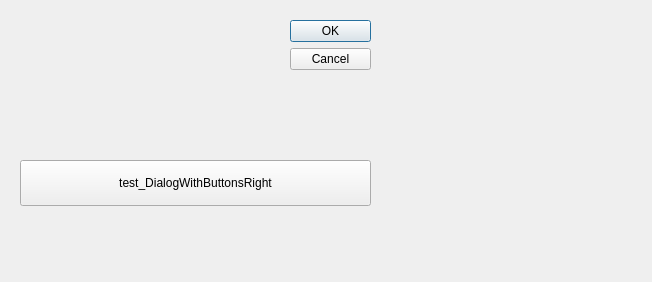
<?xml version="1.0" encoding="UTF-8"?>
<ui version="4.0">
 <class>Dialog3</class>
 <widget class="QDialog" name="Dialog3">
  <property name="geometry">
   <rect>
    <x>0</x>
    <y>0</y>
    <width>652</width>
    <height>282</height>
   </rect>
  </property>
  <property name="windowTitle">
   <string>Dialog</string>
  </property>
  <widget class="QDialogButtonBox" name="buttonBox">
   <property name="geometry">
    <rect>
     <x>290</x>
     <y>20</y>
     <width>81</width>
     <height>241</height>
    </rect>
   </property>
   <property name="orientation">
    <enum>Qt::Vertical</enum>
   </property>
   <property name="standardButtons">
    <set>QDialogButtonBox::Cancel|QDialogButtonBox::Ok</set>
   </property>
  </widget>
  <widget class="QPushButton" name="pushButton">
   <property name="geometry">
    <rect>
     <x>20</x>
     <y>160</y>
     <width>351</width>
     <height>46</height>
    </rect>
   </property>
   <property name="text">
    <string>test_DialogWithButtonsRight</string>
   </property>
  </widget>
 </widget>
 <resources/>
 <connections>
  <connection>
   <sender>buttonBox</sender>
   <signal>accepted()</signal>
   <receiver>Dialog3</receiver>
   <slot>accept()</slot>
   <hints>
    <hint type="sourcelabel">
     <x>248</x>
     <y>254</y>
    </hint>
    <hint type="destinationlabel">
     <x>157</x>
     <y>274</y>
    </hint>
   </hints>
  </connection>
  <connection>
   <sender>buttonBox</sender>
   <signal>rejected()</signal>
   <receiver>Dialog3</receiver>
   <slot>reject()</slot>
   <hints>
    <hint type="sourcelabel">
     <x>316</x>
     <y>260</y>
    </hint>
    <hint type="destinationlabel">
     <x>286</x>
     <y>274</y>
    </hint>
   </hints>
  </connection>
 </connections>
</ui>
